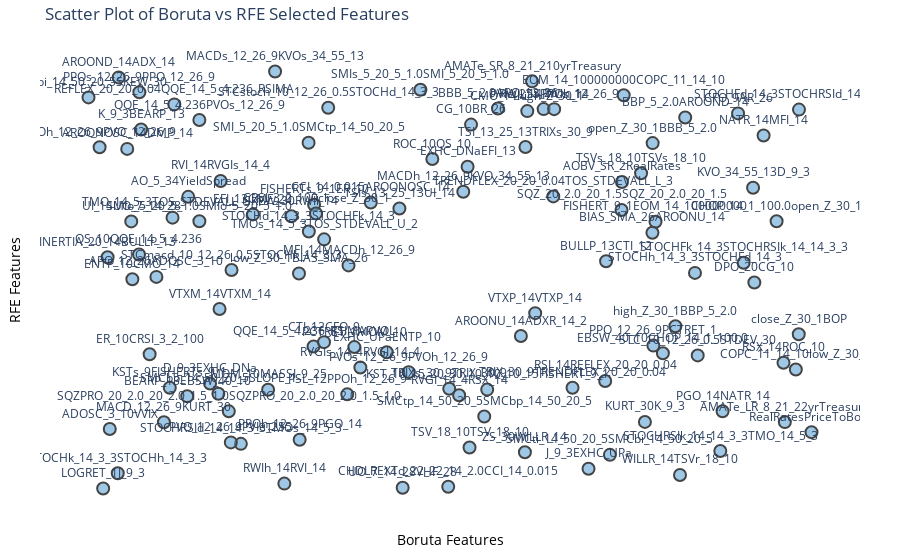

The cell this chart's notebook holds for it:
### Markdown cell above
###### Feature selection - Wrapper Method: Boruta and Recursive Forward Elimination (RFE)

### Code cell
feat_select = FeaturesSelection(new_ft2, testsize = 0.20) #instantiate the FeaturesSelection subclass, providing dataframe from above, with the days column transformed as required input parameters, and the testsize as an optional input parameter as well. Default testsize is 0.20.
feat1 = feat_select.wrapper_boruta(max_iter=200) # Invoke the wrapper_boruta method within the FeaturesSelection subclass.

#The wrapper_boruta method

### Figure 1 — Plotly figure (JSON) as saved in the notebook; plotly's stock layout.template omitted (floating-point values rounded to 4 significant figures)
{"data": [{"hovertemplate": "Boruta Position=%{x}<br>RFE Position=%{y}<br>Feature=%{text}<extra></extra>", "legendgroup": "", "marker": {"color": "rgba(93, 164, 214, 0.6)", "symbol": "circle", "line": {"width": 2}, "size": 12}, "mode": "markers+text", "name": "", "orientation": "v", "showlegend": false, "text": ["RVGIs_14_4RVGI_14_4", "AMATe_LR_8_21_22yrTreasury", "EOM_14_100000000COPC_11_14_10", "TSI_13_25_13TRIXs_30_9", "SMIo_5_20_5_1.0SMIo_5_20_5_1.0", "QQE_14_5_4.236PVOs_12_26_9", "AROONOSC_14DMP_14", "PGO_14NATR_14", "CMO_14high_Z_30_1", "BULLP_13CTI_12", "PVOh_12_26_9PVO_12_26_9", "STOCHFd_14_3STOCHRSId_14_14_3_3", "STC_10_12_26_0.5STDEV_30", "STOCHRSId_14_14_3_3TMOs_14_5_3", "SMCbp_14_50_20_5SLOPE_1", "VTXM_14VTXM_14", "SMI_5_20_5_1.0SMCtp_14_50_20_5", "CG_10BR_26", "UO_7_14_28VHF_28", "low_Z_30_1BIAS_SMA_26", "VTXP_14VTXP_14", "BEARP_13EBSW_40_10", "PPOh_12_26_9PGO_14", "PCTRET_1MOM_10", "SMIs_5_20_5_1.0SMI_5_20_5_1.0", "EBSW_40_10CHOP_14_1_100.0", "STCmacd_10_12_26_0.5STOCHk_14_3_3", "MACDh_12_26_9KVO_34_55_13", "AROONU_14ADXR_14_2", "AROOND_14ADX_14", "AMATe_SR_8_21_210yrTreasury", "D_9_3EXHC_DNa", "ENTP_10CMO_14", "RSX_14ROC_10", "COPC_11_14_10low_Z_30_1", "WILLR_14TSVr_18_10", "STOCHd_14_3_3STOCHFk_14_3", "APO_12_26ADOSC_3_10", "J_9_3EXHC_UPa", "PVOs_12_26_9PVOh_12_26_9", "REFLEX_20_20_0.04QQE_14_5_4.236_RSIMA", "TRIXs_30_9TRIX_30_9", "ADOSC_3_10VVIX", "DPO_20CG_10", "MACDs_12_26_9KVOs_34_55_13", "TRIX_30_9TRENDFLEX_20_20_0.04", "FISHERTs_9_1ER_10", "EXHC_DNaEFI_13", "KST_10_15_20_30_10_10_10_15FISHERT_9_1", "RVI_14RVGIs_14_4", "close_Z_30_1BOP", "FISHERT_9_1EOM_14_100000000", "CHOP_14_1_100.0open_Z_30_1", "STOCHFk_14_3STOCHRSIk_14_14_3_3", "ZS_30WILLR_14", "NATR_14MFI_14", "ER_10CRSI_3_2_100", "SQZPRO_20_2.0_20_2.0_1.5_1.0SQZPRO_20_2.0_20_2.0_1.5_1.0", "STOCHk_14_3_3STOCHh_14_3_3", "TMOs_14_5_3TOS_STDEVALL_U_2", "CCI_14_0.015AROONOSC_14", "RWIh_14RVI_14", "STOCHh_14_3_3STOCHFd_14_3", "PSL_12PPOh_12_26_9", "SKEW_30RWIl_14", "SMCtp_14_50_20_5SMCbp_14_50_20_5", "AO_5_34YieldSpread", "high_Z_30_1BBP_5_2.0", "PPOs_12_26_9PPO_12_26_9", "RealRatesPriceToBook", "PPO_12_26_9PCTRET_1", "PVO_12_26_9PVIe_255", "SMCbi_14_50_20_5SKEW_30", "BBP_5_2.0AROOND_14", "RSI_14REFLEX_20_20_0.04", "SQZ_20_2.0_20_1.5SQZ_20_2.0_20_1.5", "open_Z_30_1BBB_5_2.0", "QS_10QQE_14_5_4.236", "MFI_14MACDh_12_26_9", "KSTs_9FISHERTs_9_1", "STOCHRSIk_14_14_3_3TMO_14_5_3", "RWIl_14RWIh_14", "STCstoch_10_12_26_0.5STOCHd_14_3_3", "UI_14UO_7_14_28", "QQE_14_5_4.236_RSIMAPVOL", "CTI_12CFO_9", "AOBV_SR_2RealRates", "PVIe_255PPOs_12_26_9", "CFO_9AR_26", "ROC_10QS_10", "TMO_14_5_3TOS_STDEVALL_U_1", "SMCti_14_50_20_5SMCbi_14_50_20_5", "KURT_30K_9_3", "BBB_5_2.0APO_12_26", "BIAS_SMA_26AROONU_14", "CHDLREXTd_22_22_14_2.0CCI_14_0.015", "TSV_18_10TSV_18_10", "TSIs_13_25_13UI_14", "LOGRET_1J_9_3", "MACD_12_26_9KURT_30", "INERTIA_20_14BULLP_13", "TRENDFLEX_20_20_0.04TOS_STDEVALL_L_3", "CRSI_3_2_100close_Z_30_1", "RVGI_14_4RSX_14", "KVO_34_55_13D_9_3", "MOM_10MASSI_9_25", "EXHC_UPaENTP_10", "TSVs_18_10TSVs_18_10", "EFI_13CMF_20", "K_9_3BEARP_13"], "x": [3.745, 9.507, 7.32, 5.987, 1.56, 1.56, 0.5808, 8.662, 6.011, 7.081, 0.2058, 9.699, 8.324, 2.123, 1.818, 1.834, 3.042, 5.248, 4.319, 2.912, 6.119, 1.395, 2.921, 3.664, 4.561, 7.852, 1.997, 5.142, 5.924, 0.4645, 6.075, 1.705, 0.6505, 9.489, 9.656, 8.084, 3.046, 0.9767, 6.842, 4.402, 1.22, 4.952, 0.3439, 9.093, 2.588, 6.625, 3.117, 5.201, 5.467, 1.849, 9.696, 7.751, 9.395, 8.948, 5.979, 9.219, 0.8849, 1.96, 0.4523, 3.253, 3.887, 2.713, 8.287, 3.568, 2.809, 5.427, 1.409, 8.022, 0.7455, 9.869, 7.722, 1.987, 0.05522, 8.155, 7.069, 7.29, 7.713, 0.7404, 3.585, 1.159, 8.631, 6.233, 3.309, 0.6356, 3.11, 3.252, 7.296, 6.376, 8.872, 4.722, 1.196, 7.132, 7.608, 5.613, 7.71, 4.938, 5.227, 4.275, 0.2542, 1.079, 0.3143, 6.364, 3.144, 5.086, 9.076, 2.493, 4.104, 7.556, 2.288, 0.7698], "xaxis": "x", "y": [2.898, 1.612, 9.297, 8.081, 6.334, 8.715, 8.037, 1.866, 8.926, 5.393, 8.074, 8.961, 3.18, 1.101, 2.279, 4.271, 8.18, 8.607, 0.06952, 5.107, 4.174, 2.221, 1.199, 3.376, 9.429, 3.232, 5.188, 7.03, 3.636, 9.718, 9.624, 2.518, 4.972, 3.009, 2.848, 0.3689, 6.096, 5.027, 0.5148, 2.786, 9.083, 2.396, 1.449, 4.895, 9.857, 2.421, 6.721, 7.616, 2.376, 7.282, 3.678, 6.323, 6.335, 5.358, 0.9029, 8.353, 3.208, 1.865, 0.4078, 5.909, 6.776, 0.1659, 5.121, 2.265, 6.452, 1.744, 6.909, 3.867, 9.367, 1.375, 3.411, 1.135, 9.247, 8.773, 2.579, 6.6, 8.172, 5.552, 5.297, 2.419, 0.931, 8.972, 9.004, 6.331, 3.39, 3.492, 7.26, 8.971, 8.871, 7.799, 6.42, 0.8414, 1.616, 8.986, 6.064, 0.09197, 1.015, 6.635, 0.05062, 1.608, 5.487, 6.919, 6.52, 2.243, 7.122, 2.372, 3.254, 7.465, 6.496, 8.492], "yaxis": "y", "type": "scatter", "textposition": "top center"}], "layout": {"xaxis": {"anchor": "y", "domain": [0.0, 1.0], "title": {"text": "Boruta Features"}, "showgrid": true, "zeroline": true, "showticklabels": false, "color": "black"}, "yaxis": {"anchor": "x", "domain": [0.0, 1.0], "title": {"text": "RFE Features"}, "showgrid": true, "zeroline": true, "showticklabels": false, "color": "black"}, "legend": {"tracegroupgap": 0}, "title": {"text": "Scatter Plot of Boruta vs RFE Selected Features"}, "margin": {"l": 40, "r": 40, "b": 40, "t": 40}, "plot_bgcolor": "rgba(255, 255, 255, 1)", "paper_bgcolor": "rgba(255, 255, 255, 1)"}}
